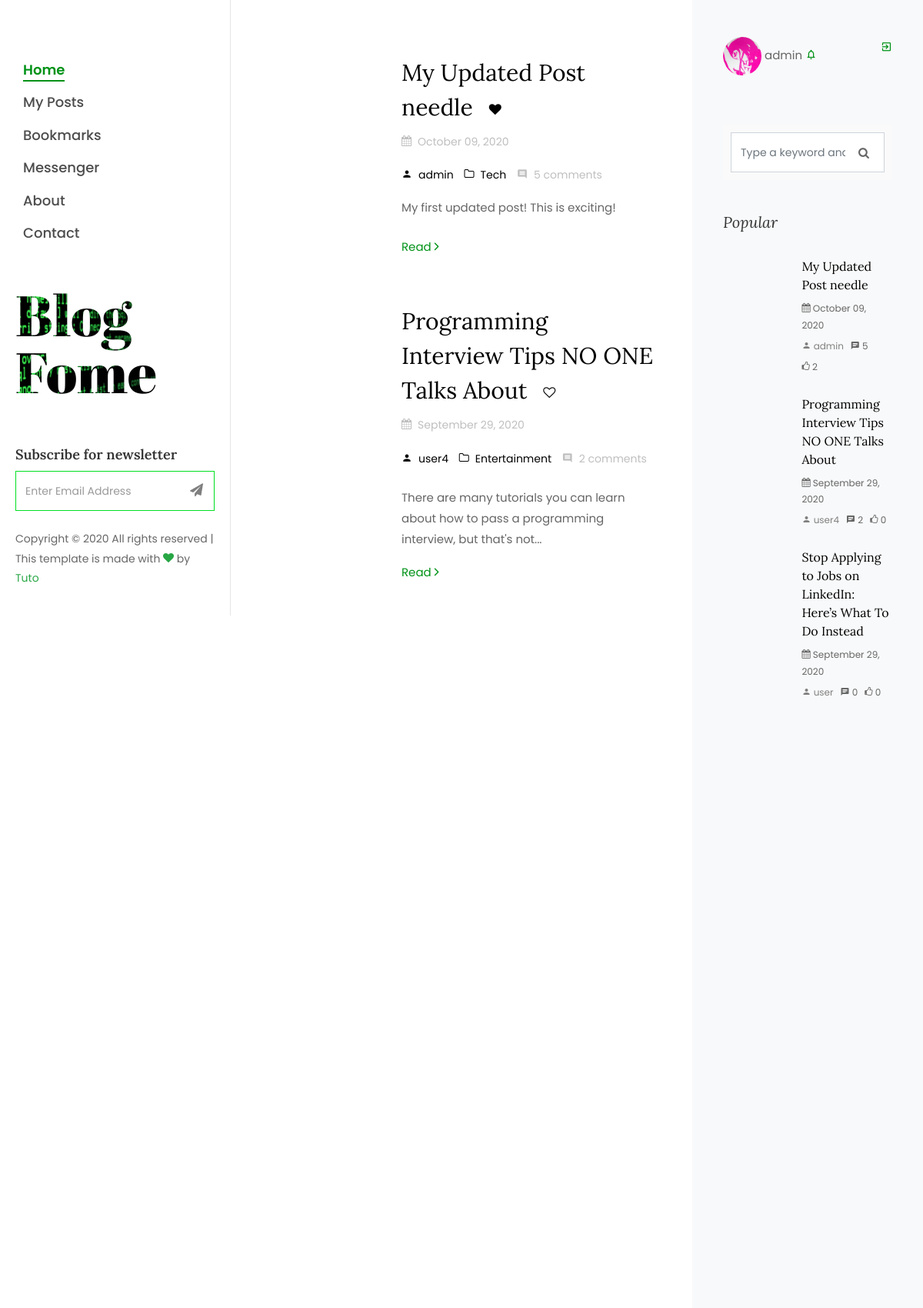
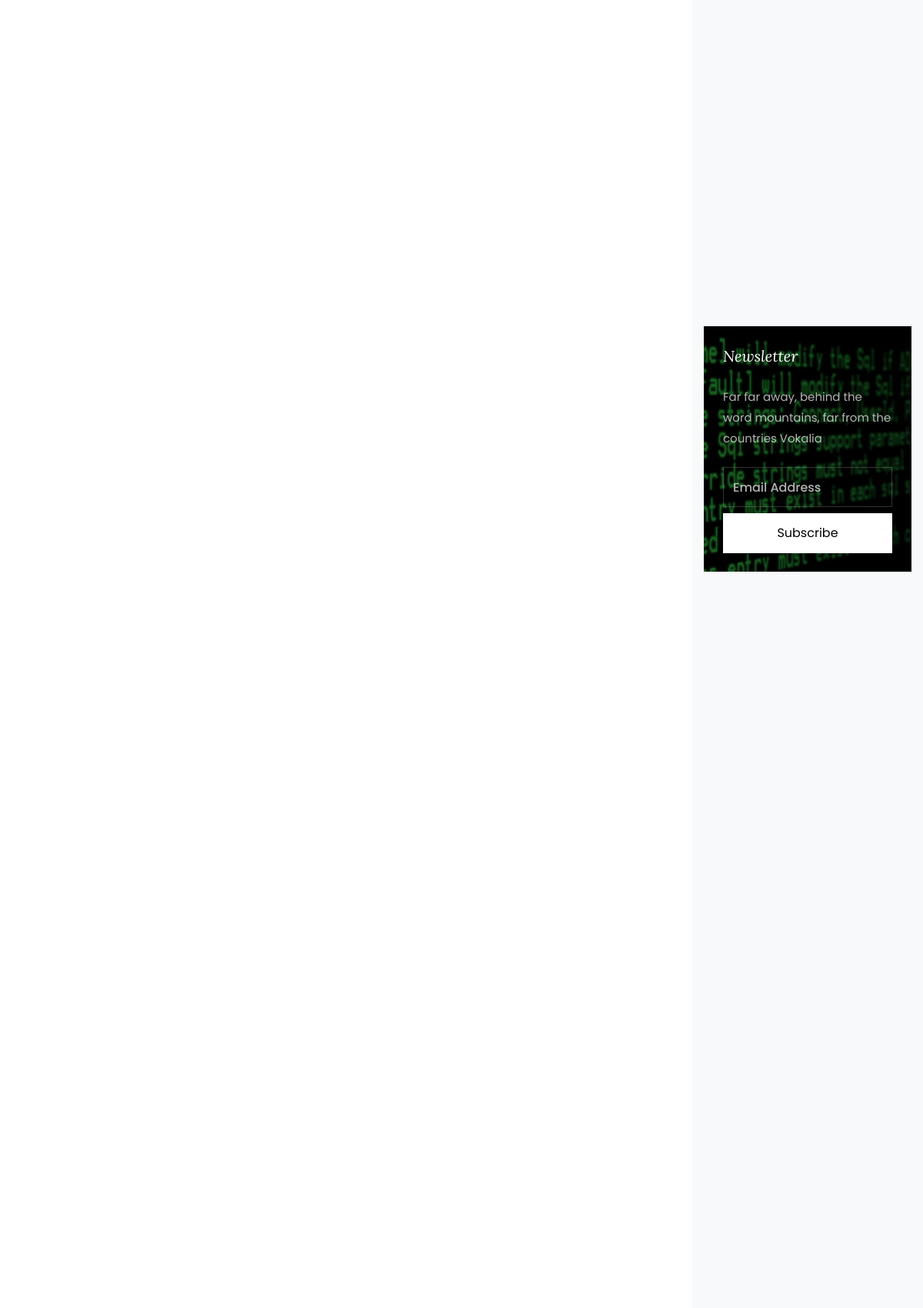
The app's page / (signed in, upper part) with its own data (2 pictures, top to bottom).
### blog/models.py (models this page shows, shortened)
class Post(models.Model):
    author = models.ForeignKey(User, on_delete=models.CASCADE, related_name='posts')
    category = models.ForeignKey(Category, on_delete=models.SET_NULL, null=True, blank=True, related_name='posts')
    title = models.CharField(max_length=255)
    image = models.ImageField(upload_to='blog/', default='default_post.jpg')
    content = models.TextField()
    created_at = models.DateTimeField(auto_now_add=True)
    active = models.BooleanField(default=True)
    tags = TaggableManager(blank=True)
    objects = PostManager()
    def get_comments(self):
        return self.comments.count()
    def get_likes(self):
        return self.votes.filter(like=True).count()
    def bookmark(self, user):
        return self.bookmarks.filter(user=user).exists()

class Category(models.Model):
    name = models.CharField(max_length=255)
    created_at = models.DateTimeField(auto_now_add=True)
    class Meta:
        verbose_name_plural = 'categories'
        ordering = ('name', )

### users/models.py (models this page shows, shortened)
class Profile(models.Model):
    user = models.OneToOneField(User, on_delete=models.CASCADE)
    bio = models.TextField()
    image = models.ImageField(default='default.jpg', upload_to='profile_pics')
    """ def save(self, *args, **kwargs):
        super().save(*args, **kwargs)

        img = Image.open(self.image.path)
        if img.height > 300 or img.width > 300:
            output_size = (300, 300)
            img.thumbnail(output_size)
            img.save(self.image.path) """

### blog/views.py (the view)
# urls.py: path('', PostListView.as_view(), name='home'),
class PostListView(BaseListView):
    def get_queryset(self):
        search = self.request.GET.get('search')
        if search and search is not None:
            return Post.objects.filter(
                Q(title__contains=search.strip()) |
                Q(content__contains=search.strip())
            ).distinct().order_by('-created_at')
        return Post.objects.all().order_by('-created_at')

### blog/models.py (called while the page is built)
    def get_queryset(self):
        return super().get_queryset().filter(active=True)

### blog/templatetags/custom_tags.py (called while the page is built)
@register.filter
def month_name(value):
    return calendar.month_name[value]

@register.filter
def string_trunc(content, length=100, suffix='...'):
    if len(content) > length:
        return ' '.join(content[:length+1].split(' ')[0:-1]) + suffix
    return content

### blog/templatetags/post_tags.py (called while the page is built)
@register.simple_tag
def get_post_bookmark(post, user):
    if user and post:
        return post.bookmark(user)
    return False

### blog/templatetags/sidebar_tags.py (called while the page is built)
@register.simple_tag
def get_latest_posts():
    qs = Post.objects.order_by('-created_at')[:3]
    if qs.exists():
        return qs
    return []

@register.simple_tag
def get_popular_posts():
    qs = (Post.objects
        .annotate(likes=(Count('votes', filter=Q(votes__like=True)) - Count('votes', filter=Q(votes__like=False))))
        .order_by('-likes', '-created_at'))[:3]
    if qs.exists():
        return qs
    return []

@register.simple_tag
def get_categories_total():
    qs = Category.objects.all().annotate(posts_count=Count('posts')).order_by('name')
    if qs.exists():
        return qs
    return []

@register.simple_tag
def get_popular_tags():
    qs = Tag.objects.all().order_by('name')[:6]
    if qs.exists():
        return qs
    return []

@register.simple_tag
def get_archives():
    qs = (Post.objects.annotate(month=ExtractMonth('created_at'), year=ExtractYear('created_at'),)
            .order_by('-year', '-month')
            .values('month', 'year')
            .annotate(total=Count('*'))
            .values('month', 'year', 'total'))[:6]
    if qs.exists():
        return qs
    return []

### blog/templatetags/user_tags.py (called while the page is built)
@register.simple_tag
def get_notification_count(user):
    if user:
        return user.notifications.filter(read=False).count()
    return 0

### blog/templates/blog/home.html (shortened to what this page needs)
{% extends "blog/base/base.html" %}
{% block content %}
    <section class="ftco-section ftco-no-pt ftco-no-pb">
        <div class="container">
            <div class="row d-flex">
                <div class="col-xl-8 py-5 px-md-5">
                    <div class="row pt-md-4">
                        {% for item in obj %}
                            {% if user.is_authenticated %}
                                {% get_post_bookmark item user as bookmark %}
                            {% endif %}
                            <div class="col-md-12 post">
                                <div class="blog-entry ftco-animate d-md-flex">
                                    <a href="{% url 'blog:post_detail' item.id %}" class="img img-2" style="background-image: url('{{ item.image.url }}');"></a>
                                    <div class="text text-2 pl-md-4">
                                        <h3 class="mb-2">
                                            <a href="{% url 'blog:post_detail' item.id %}">
                                                {{ item.title }}
                                            </a>
                                            {% if user.is_authenticated %}
                                                <a href="#" class="btn bookmark-btn" data-url="{% url 'blog:bookmark' item.id %}" role="button">
                                                    <i class="icon {% if bookmark %}icon-heart{% else %}icon-heart-o{% endif %}"></i>
                                                </a>
                                            {% endif %}
                                        </h3>
                                        <div class="meta-wrap">
                                            <p class="meta">
                                                <span>
                                                    <i class="icon-calendar mr-2"></i>{{ item.created_at | date:'F d, Y' }}
                                                </span>
                                            </p>
                                            <p class="meta">
                                                <span>
                                                    <a href="{% url 'blog:user_posts' item.author %}">
                                                        <i class="icon-person mr-2"></i>{{ item.author }}
                                                    </a>
                                                </span>
                                                <span>
                                                    <a href="{% url 'blog:post_by_category' item.category.name %}">
                                                        <i class="icon-folder-o mr-2"></i>{{ item.category.name }}
                                                    </a>
                                                </span>
                                                <span>
                                                    <i class="icon-comment2 mr-2"></i>{{ item.get_comments }} comment{{ item.get_comments | pluralize }}
                                                </span>
                                            </p>
                                        </div>
                                        <p class="mb-4">{{ item.content | string_trunc | safe }}</p>
                                        <p><a href="{% url 'blog:post_detail' item.id %}" class="btn-custom">Read <span class="ion-ios-arrow-forward"></span></a></p>
                                    </div>
                                </div>
                            </div>
                        {% endfor %}
                    </div>
                </div>
                {% include "blog/base/sidebar.html" %}
            </div>
        </div>
    </section>
{% endblock content %}

### blog/templates/blog/base/sidebar.html (shortened to what this page needs)
{% load static %}
{% get_popular_posts as popular_posts %}
{% get_latest_posts as latest_posts %}
{% get_categories_total as categories %}
{% get_popular_tags as tags %}
{% get_archives as archives %}
{% if user.is_authenticated %}
    {% get_notification_count user as notifications %}
{% endif %}
{% block content %}
    <div class="col-xl-4 sidebar ftco-animate bg-light pt-5">
        <div class="sidebar-box">
            {% if user.is_authenticated %}
                <p>
                    <a href="{% url 'profile' %}">
                        <img src="{{ user.profile.image.url }}" class="avatar-panel" alt="Profile">
                    </a>
                    {{ user }}
                    <a href="{% url 'notifications:list' %}">
                        <i class="icon {% if notifications %}icon-notifications_active{% else %}icon-notifications_none{% endif %} icon-notifications"></i>
                    </a>
                    <span class="float-right">
                        <a href="{% url 'logout' %}"><span class="icon-exit_to_app"></span></a>
                    </span>
                </p>
            {% endif %}
        </div>
        <div class="sidebar-box pt-md-4">
            <form action="{% url 'blog:home' %}" method="GET" class="search-form">
                <div class="form-group">
                    <i class="icon icon-search"></i>
                    <input type="text" id="search" name="search" class="form-control" placeholder="Type a keyword and hit enter" value="{{ request.GET.search }}">
                </div>
            </form>
        </div>
        <div class="sidebar-box ftco-animate">
            <h3 class="sidebar-heading">Popular</h3>
            {% for popular in popular_posts %}
            <div class="block-21 mb-4 d-flex">
                <a class="blog-img mr-4" style="background-image: url('{{ popular.image.url }}');"></a>
                <div class="text">
                    <h3 class="heading"><a href="{% url 'blog:post_detail' popular.id %}">{{ popular.title }}</a></h3>
                    <div class="meta">
                        <div><span class="icon-calendar"></span> {{ popular.created_at | date:'F d, Y' }}</div>
                    </div>
                    <div class="meta">
                        <div>
                            <a href="{% url 'blog:user_posts' popular.author %}">
                                <span class="icon-person"></span> {{ popular.author }}
                            </a>
                        </div>
                        <div><span class="icon-chat"></span> {{ popular.get_comments }}</div>
                        <div><span class="icon-thumbs-o-up"></span> {{ popular.get_likes }}</div>
                    </div>
                </div>
            </div>
            {% endfor %}
        </div>
        <div class="sidebar-box subs-wrap img py-4" style="background-image: url(/static/blog/img/bg_1.jpg);">
            <div class="overlay"></div>
            <h3 class="mb-4 sidebar-heading">Newsletter</h3>
            <p class="mb-4">Far far away, behind the word mountains, far from the countries Vokalia</p>
            <form action="#" class="subscribe-form">
                <div class="form-group">
                <input type="text" class="form-control" placeholder="Email Address">
                <input type="submit" value="Subscribe" class="mt-2 btn btn-white submit">
                </div>
            </form>
        </div>
    </div>
{% endblock content %}

### blog/static/blog/css/icomoon.css (style rules this page uses)
[class^="icon-"], [class*=" icon-"] { font-family: 'icomoon' !important; speak: none; font-style: normal; font-weight: normal; font-variant: normal; text-transform: none; line-height: 1; -webkit-font-smoothing: antialiased; -moz-osx-font-smoothing: grayscale; }
.icon-search:before { content: "\f002"; }
.icon-heart:before { content: "\f004"; }
.icon-calendar:before { content: "\f073"; }
.icon-thumbs-o-up:before { content: "\f087"; }
.icon-heart-o:before { content: "\f08a"; }
.icon-folder-o:before { content: "\f114"; }
.icon-chat:before { content: "\e0b7"; }
.icon-comment2:before { content: "\e0b9"; }
.icon-exit_to_app:before { content: "\e879"; }
.icon-notifications:before { content: "\e7f4"; }
.icon-notifications_none:before { content: "\e7f5"; }
.icon-person:before { content: "\e7fd"; }

### records on screen
Post: title "My Updated Post needle", created_at "October 09, 2020", author "admin", category.name "Tech", get_comments "5", get_comments|pluralize "s", content "My first updated post! This is exciting!", get_likes "2"
Post: title "Programming Interview Tips NO ONE Talks About", created_at "September 29, 2020", author "user4", category.name "Entertainment", get_comments "2", get_comments|pluralize "s", content "There are many tutorials you can learn about how to pass a programming interview, but that's not...", get_likes "0"
Post: title "Stop Applying to Jobs on LinkedIn: Here’s What To Do Instead", created_at "September 29, 2020", author "user", get_comments "0", get_likes "0"

### other values on screen
{{ user }} "admin"
